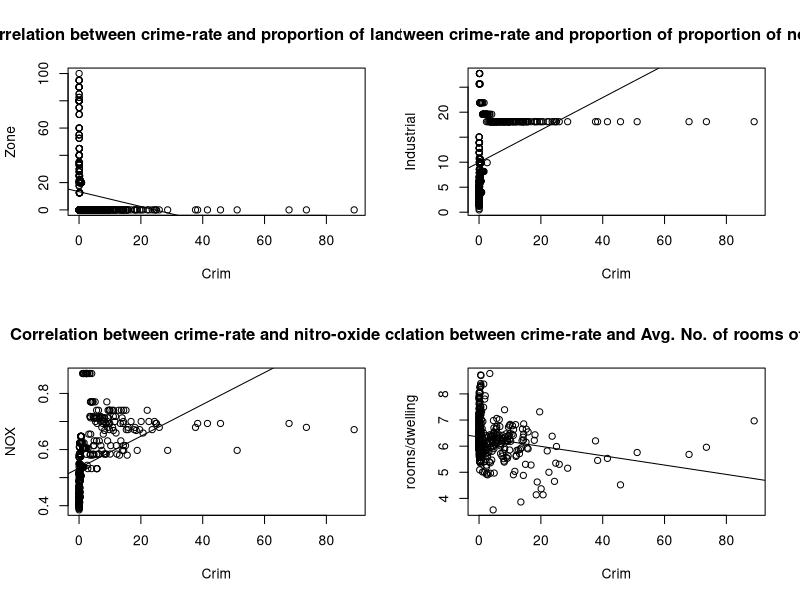
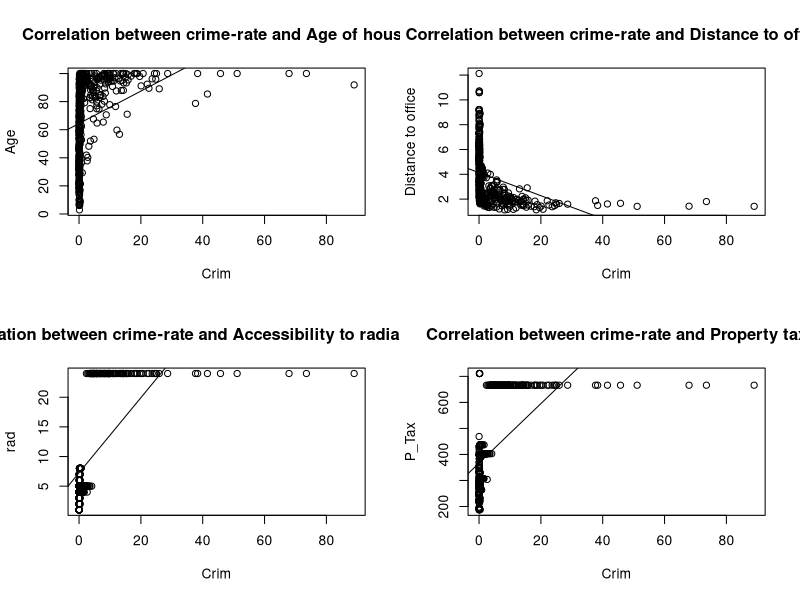
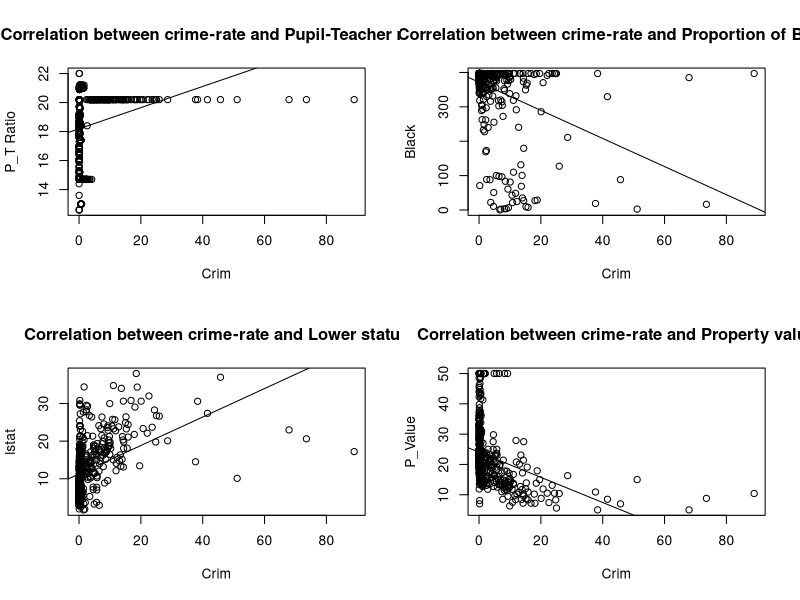
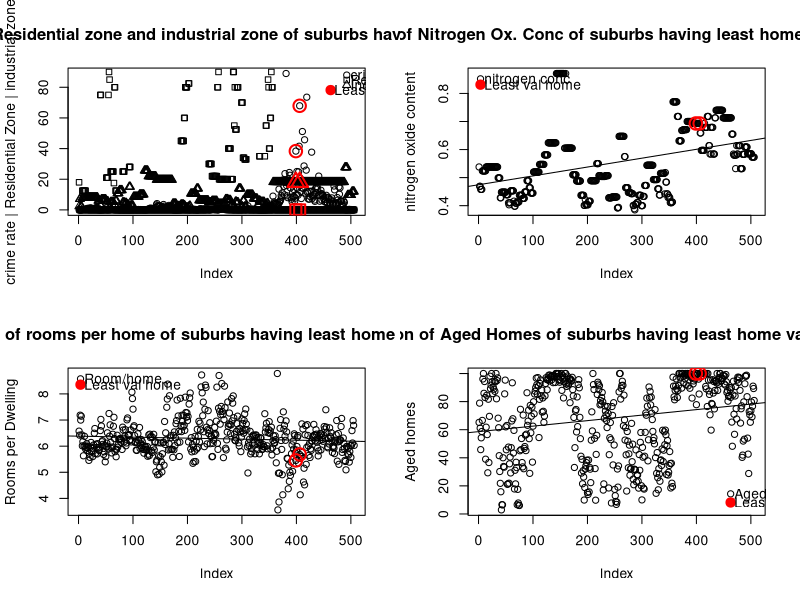
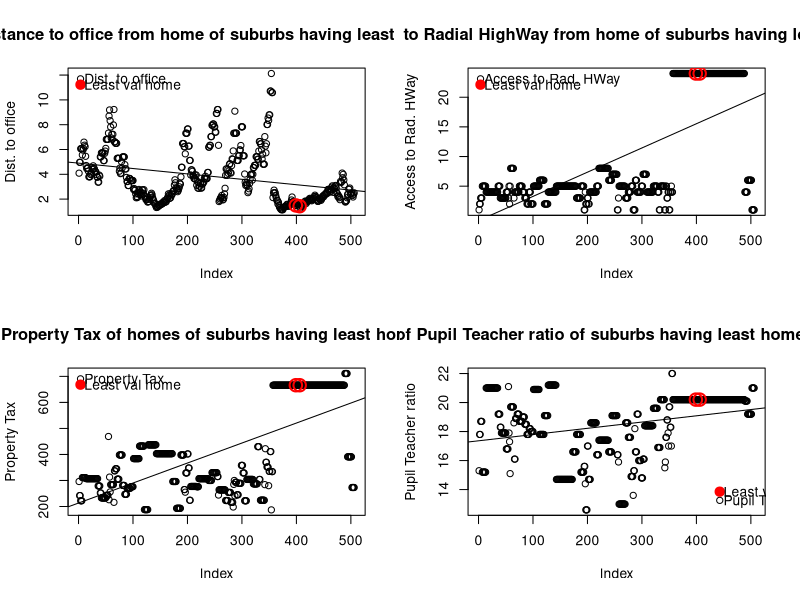
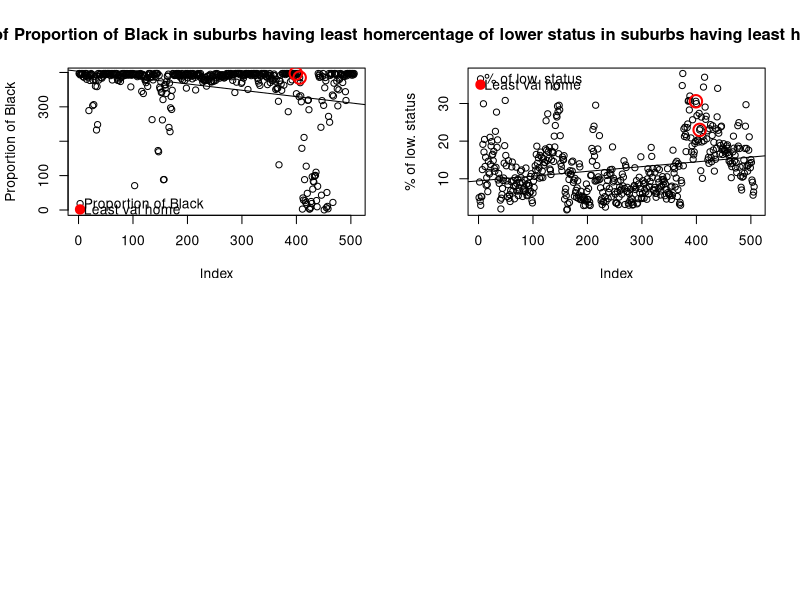

The R script that drew these images, in order:
# SUMUKH SAGAR MANJUNATH
# STAT 702 : Data Mining
# ASSIGNMENT : 1

library(MASS)
head(Boston)
names(Boston)
summary(Boston)


# (1.a.)
size = c("rows"=nrow(Boston),"cols"=ncol(Boston))
size
sapply(Boston,class)
       


# (1.b) 
cor(Boston[2:length(Boston)],Boston$crim,method="pearson")
crim_cor = function()
{
  sig_cnt = 1
  res_corr = c()
  p_val = c()
  ind_var_name = c()
  assoc = c()
  ind_var = Boston[,names(Boston)!="crim"]
  for(i in 1:length(Boston))
  {
    if(cor.test(Boston[[i]],Boston$crim,method="pearson")$p.value < 0.05 && names(Boston[i])!="crim")
    {
      res_corr[sig_cnt] = cor(Boston[[i]],Boston$crim,method="pearson")
      ind_var_name[sig_cnt] = names(Boston[i])
      p_val[sig_cnt] = cor.test(Boston[[i]],Boston$crim,method="pearson")$p.value
      if(res_corr[[sig_cnt]]<0)
      {
        assoc = c(assoc,"neg")
      }
      else
      {
        assoc = c(assoc,"pos")
      }
      sig_cnt = sig_cnt + 1
    }  
  }
  names(res_corr) = ind_var_name
  res_corr = rbind(res_corr,p_val)
  res_corr = rbind(res_corr,assoc)
  return (res_corr)
  # print(res_corr)
}



#1.c.
par(mfrow=c(2,2))
plot(Boston$crim,Boston$zn,main="Correlation between crime-rate and proportion of land zoned",xlab="Crim", ylab="Zone") 
abline(lm(Boston$zn ~ Boston$crim))
plot(Boston$crim,Boston$indus,main="Correlation between crime-rate and proportion of proportion of non business retails",xlab="Crim", ylab="Industrial") 
abline(lm(Boston$indus ~ Boston$crim))
plot(Boston$crim,Boston$nox,main="Correlation between crime-rate and nitro-oxide conc",xlab="Crim", ylab="NOX") 
abline(lm(Boston$nox ~ Boston$crim))
plot(Boston$crim,Boston$rm,main="Correlation between crime-rate and Avg. No. of rooms of dwelling",xlab="Crim", ylab="rooms/dwelling") 
abline(lm(Boston$rm ~ Boston$crim))

par(mfrow=c(2,2))
plot(Boston$crim,Boston$age,main="Correlation between crime-rate and Age of house",xlab="Crim", ylab="Age") 
abline(lm(Boston$age ~ Boston$crim))
plot(Boston$crim,Boston$dis,main="Correlation between crime-rate and Distance to office",xlab="Crim", ylab="Distance to office") 
abline(lm(Boston$dis ~ Boston$crim))
plot(Boston$crim,Boston$rad,main="Correlation between crime-rate and Accessibility to radial highways",xlab="Crim", ylab="rad") 
abline(lm(Boston$rad ~ Boston$crim))
plot(Boston$crim,Boston$tax,main="Correlation between crime-rate and Property tax",xlab="Crim", ylab="P_Tax") 
abline(lm(Boston$tax ~ Boston$crim))

par(mfrow=c(2,2))
plot(Boston$crim,Boston$ptratio,main="Correlation between crime-rate and Pupil-Teacher ratio",xlab="Crim", ylab="P_T Ratio") 
abline(lm(Boston$ptratio ~ Boston$crim))
plot(Boston$crim,Boston$black,main="Correlation between crime-rate and Proportion of Black",xlab="Crim", ylab="Black") 
abline(lm(Boston$black ~ Boston$crim))
plot(Boston$crim,Boston$lstat,main="Correlation between crime-rate and Lower status",xlab="Crim", ylab="lstat") 
abline(lm(Boston$lstat ~ Boston$crim))
plot(Boston$crim,Boston$medv,main="Correlation between crime-rate and Property value",xlab="Crim", ylab="P_Value") 
abline(lm(Boston$medv ~ Boston$crim))
 



#1.d.
head(with(Boston, subset(Boston, Boston$chas==1 )))
tail(with(Boston, subset(Boston, Boston$chas==1 )))
nrow(with(Boston, subset(Boston, Boston$chas==1 )))



#1.e.
median(as.numeric(Boston$ptratio))
median(Boston$ptratio)


#1.f.
Boston[Boston$medv == min(as.numeric(Boston$medv)),]

plot(Boston$crim,ylab="crime rate | Residential Zone | industrial zone")
points(rownames(Boston[Boston$medv == min(as.numeric(Boston$medv)),]),Boston$crim[Boston$medv == min(as.numeric(Boston$medv))],col="#FF0000",lwd=2,cex=2)
points(Boston$zn,lwd=1,cex=1,pch=22)
points(rownames(Boston[Boston$medv == min(as.numeric(Boston$medv)),]),Boston$zn[Boston$medv == min(as.numeric(Boston$medv))],col="#FF0000",lwd=2,cex=2,pch=22)
points(Boston$indus,lwd=1,cex=1,pch=24)
points(rownames(Boston[Boston$medv == min(as.numeric(Boston$medv)),]),Boston$indus[Boston$medv == min(as.numeric(Boston$medv))],col="#FF0000",lwd=2,cex=2,pch=24)
legend(x=630,y=95,c("crim","Res_Zone","Ind_zone"),pch=c(21,22,24),cex=1,pt.cex = 1,xjust=1,bty="n",x.intersp=0.3,y.intersp=0.3)
legend(x=440,y=89,c("Least val home"),pch=19,col="red",cex=1,bty='n',x.intersp=0.3,pt.cex = 1.5)
title("Comparision of crime rate, Residential zone and industrial zone of suburbs having least home value with others")


plot(Boston$nox,ylab="nitrogen oxide content")
points(rownames(Boston[Boston$medv == min(as.numeric(Boston$medv)),]),Boston$nox[Boston$medv == min(as.numeric(Boston$medv))],col="#FF0000",lwd=2,cex=2)
legend('topleft',c("nitrogen conc"),pch=21,bty="n",x.intersp=0.3,y.intersp=0.3)
legend('topleft',c("Least val home"),pch=19,col="red",cex=1,bty='n',x.intersp=0.3,pt.cex = 1.5)
abline(lm(Boston$nox ~ as.numeric(rownames(Boston)) ))
title("Comparision of Nitrogen Ox. Conc of suburbs having least home value with others")


plot(Boston$rm,ylab="Rooms per Dwelling")
points(rownames(Boston[Boston$medv == min(as.numeric(Boston$medv)),]),Boston$rm[Boston$medv == min(as.numeric(Boston$medv))],col="#FF0000",lwd=2,cex=2)
legend('topleft',c("Room/home"),pch=21,bty="n",x.intersp=0.3,y.intersp=0.3)
legend('topleft',c("Least val home"),pch=19,col="red",cex=1,bty='n',x.intersp=0.3,pt.cex = 1.5)
abline(lm(Boston$rm ~ as.numeric(rownames(Boston)) ))
title("Comparision of rooms per home of suburbs having least home value with others")


plot(Boston$age,ylab="Aged homes")
points(rownames(Boston[Boston$medv == min(as.numeric(Boston$medv)),]),Boston$age[Boston$medv == min(as.numeric(Boston$medv))],col="#FF0000",lwd=2,cex=2)
legend(x=440,y=22,c("Aged home"),pch=21,bty="n",x.intersp=0.3,y.intersp=0.3)
legend(x=440,y=20,c("Least val home"),pch=19,col="red",cex=1,bty='n',x.intersp=0.3,pt.cex = 1.5)
abline(lm(Boston$age ~ as.numeric(rownames(Boston)) ))
title("Comparision of Aged Homes of suburbs having least home value with others")


plot(Boston$dis,ylab="Dist. to office")
points(rownames(Boston[Boston$medv == min(as.numeric(Boston$medv)),]),Boston$dis[Boston$medv == min(as.numeric(Boston$medv))],col="#FF0000",lwd=2,cex=2)
legend('topleft',c("Dist. to office"),pch=21,bty="n",x.intersp=0.3,y.intersp=0.3)
legend('topleft',c("Least val home"),pch=19,col="red",cex=1,bty='n',x.intersp=0.3,pt.cex = 1.5)
abline(lm(Boston$dis ~ as.numeric(rownames(Boston)) ))
title("Comparision of distance to office from home of suburbs having least home value with others")


plot(Boston$rad,ylab="Access to Rad. HWay")
points(rownames(Boston[Boston$medv == min(as.numeric(Boston$medv)),]),Boston$rad[Boston$medv == min(as.numeric(Boston$medv))],col="#FF0000",lwd=2,cex=2)
legend('topleft',c("Access to Rad. HWay"),pch=21,bty="n",x.intersp=0.3,y.intersp=0.3)
legend('topleft',c("Least val home"),pch=19,col="red",cex=1,bty='n',x.intersp=0.3,pt.cex = 1.5)
abline(lm(Boston$rad ~ as.numeric(rownames(Boston)) ))
title("Comparision of Access to Radial HighWay from home of suburbs having least home value with others")


plot(Boston$tax,ylab="Property Tax")
points(rownames(Boston[Boston$medv == min(as.numeric(Boston$medv)),]),Boston$tax[Boston$medv == min(as.numeric(Boston$medv))],col="#FF0000",lwd=2,cex=2)
legend('topleft',c("Property Tax"),pch=21,bty="n",x.intersp=0.3,y.intersp=0.3)
legend('topleft',c("Least val home"),pch=19,col="red",cex=1,bty='n',x.intersp=0.3,pt.cex = 1.5)
abline(lm(Boston$tax ~ as.numeric(rownames(Boston)) ))
title("Comparision of Property Tax of homes of suburbs having least home value with others")


plot(Boston$ptratio,ylab="Pupil Teacher ratio")
points(rownames(Boston[Boston$medv == min(as.numeric(Boston$medv)),]),Boston$ptratio[Boston$medv == min(as.numeric(Boston$medv))],col="#FF0000",lwd=2,cex=2)
legend(x=420,y=14,c("Pupil Teacher ratio"),pch=21,bty="n",x.intersp=0.3,y.intersp=0.3)
legend(x=420,y=15,c("Least val home"),pch=19,col="red",cex=1,bty='n',x.intersp=0.3,pt.cex = 1.5)
abline(lm(Boston$ptratio ~ as.numeric(rownames(Boston)) ))
title("Comparision of Pupil Teacher ratio of suburbs having least home value with others")


plot(Boston$black,ylab="Proportion of Black")
points(rownames(Boston[Boston$medv == min(as.numeric(Boston$medv)),]),Boston$black[Boston$medv == min(as.numeric(Boston$medv))],col="#FF0000",lwd=2,cex=2)
legend(x=-20,y=50,c("Proportion of Black"),pch=21,bty="n",x.intersp=0.3,y.intersp=0.3)
legend(x=-20,y=50,c("Least val home"),pch=19,col="red",cex=1,bty='n',x.intersp=0.3,pt.cex = 1.5)
abline(lm(Boston$black ~ as.numeric(rownames(Boston)) ))
title("Comparision of Proportion of Black in suburbs having least home value with others")


plot(Boston$lstat,ylab="% of low. status")
points(rownames(Boston[Boston$medv == min(as.numeric(Boston$medv)),]),Boston$lstat[Boston$medv == min(as.numeric(Boston$medv))],col="#FF0000",lwd=2,cex=2)
legend('topleft',c("% of low. status"),pch=21,bty="n",x.intersp=0.3,y.intersp=0.3)
legend('topleft',c("Least val home"),pch=19,col="red",cex=1,bty='n',x.intersp=0.3,pt.cex = 1.5)
abline(lm(Boston$lstat ~ as.numeric(rownames(Boston)) ))
title("Comparision of percentage of lower status in suburbs having least home value with others")

#1.g.
nrow(Boston[Boston$rm > 7,])
nrow(Boston[Boston$rm > 8,])




#2.a.
x= matrix(c(2,10,3,3,7,2),nrow=3)
x
y=matrix(c(1,3,5,15,8,16,4,3,7,2,2,4,33,7),ncol=2)
y
mean_x = matrix(c(mean(x[,1]),mean(x[,2])),nrow=2)
mean_x
mean_y = matrix(c(mean(y[,1]),mean(y[,2])),nrow=2)
mean_y
x1=matrix(c(x[,1]-mean(x[,1]),c(x[,2]-mean(x[,2]))),ncol=2)
x1
y1=matrix(c(y[,1]-mean(y[,1]),c(y[,2]-mean(y[,2]))),ncol=2)
y1
c1 = (1/nrow(x1))*(t(x1)%*%x1)
c1
c2 = (1/nrow(y1))*(t(y1)%*%y1)
c2
s = (nrow(x1)/(nrow(x1)+nrow(y1)))*c1 + (nrow(y1)/(nrow(x1)+nrow(y1)))*c2
s
solve(s)
Mahalanobis_dist = sqrt(t(mean_x - mean_y) %*% solve(s) %*% (mean_x - mean_y))
Mahalanobis_dist



# 2.b.

Mahalanobis_dist = function(x,y)
{
  if(ncol(x)!=ncol(y))
  {
    print("ERROR! Number of columns in two matrices must be same!")
    return()
  }
  mean_x = matrix(c(mean(x[,1]),mean(x[,2])),nrow=2)
  mean_y = matrix(c(mean(y[,1]),mean(y[,2])),nrow=2)
  x1=matrix(c(x[,1]-mean(x[,1]),c(x[,2]-mean(x[,2]))),ncol=2)
  y1=matrix(c(y[,1]-mean(y[,1]),c(y[,2]-mean(y[,2]))),ncol=2)
  c1 = (1/nrow(x1))*(t(x1)%*%x1)
  c2 = (1/nrow(y1))*(t(y1)%*%y1)
  s = (nrow(x1)/(nrow(x1)+nrow(y1)))*c1 + (nrow(y1)/(nrow(x1)+nrow(y1)))*c2
  dist = sqrt(t(mean_x - mean_y) %*% solve(s) %*% (mean_x - mean_y))
  return(dist)
}